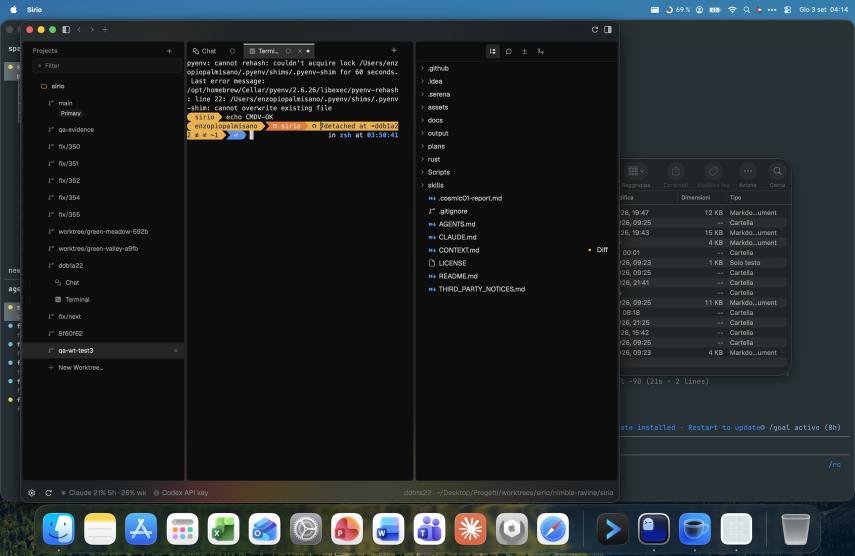
#> input picture 2026-09-02/control-state-missing-new-worktree-selected.png, 1710 x 1112 px (shown at 1/2 size)
$ python sbs.py ../2026-09-02/control-state-missing-new-worktree-selected.png ../2026-09-02/scroll-01-term1-line-ticks.png ../2026-09-02/scroll-01-term1-line-ticks.png
#> lines starting #> are read from the running program, lines starting #| are printed output that depends on the picture
#!/usr/bin/env python3
"""Side-by-side composer for reference-vs-ours comparisons.

    python3 Scripts/sbs.py REFERENCE.png OURS.png OUT.png [--label-left L] [--label-right R]

The two shots rarely have identical heights (window chrome, capture drift), so
each is pasted at its own size onto a canvas tall enough for the taller one and
left-aligned at the top. Nothing is scaled: a resized comparison hides exactly
the pixel differences this is meant to show.
"""

import sys
from PIL import Image, ImageDraw

GUTTER = 16
BAR = 24
BG = (24, 24, 27)
FG = (230, 230, 235)


def main(argv):
    if len(argv) < 4:
        print(__doc__)
        return 2
    left_path, right_path, out_path = argv[1], argv[2], argv[3]
    labels = {"--label-left": "reference", "--label-right": "ours"}
    for flag in labels:
        if flag in argv:
            labels[flag] = argv[argv.index(flag) + 1]

    left, right = Image.open(left_path), Image.open(right_path)
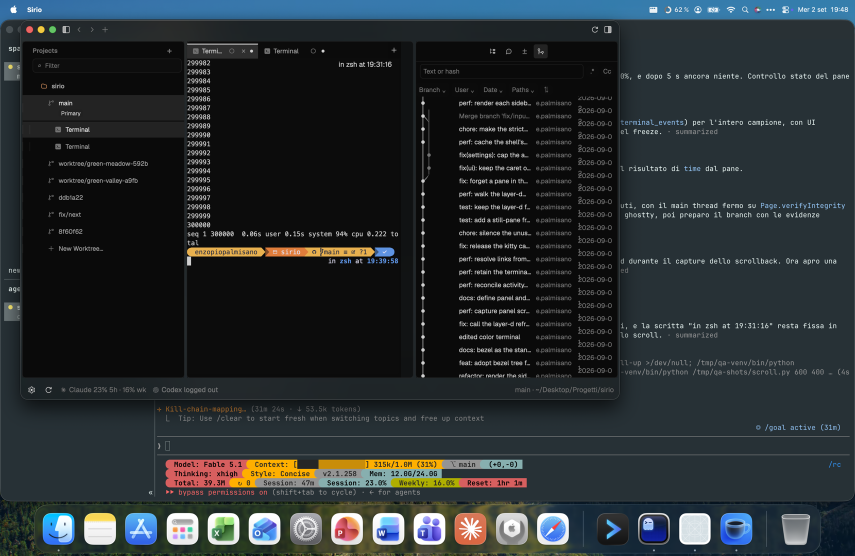
#> input picture 2026-09-02/scroll-01-term1-line-ticks.png, 1710 x 1112 px (shown at 1/2 size)
#> left is the input picture: PIL image 1710x1112 RGBA; mean R, G, B, A 33.4, 38.4, 41.1, 255
#> right is the input picture: PIL image 1710x1112 RGBA; mean R, G, B, A 39.4, 45.5, 48.2, 255
    width = left.width + GUTTER + right.width
#> width = 3436
    height = BAR + max(left.height, right.height)
#> height = 1136

    canvas = Image.new("RGB", (width, height), BG)
    canvas.paste(left, (0, BAR))
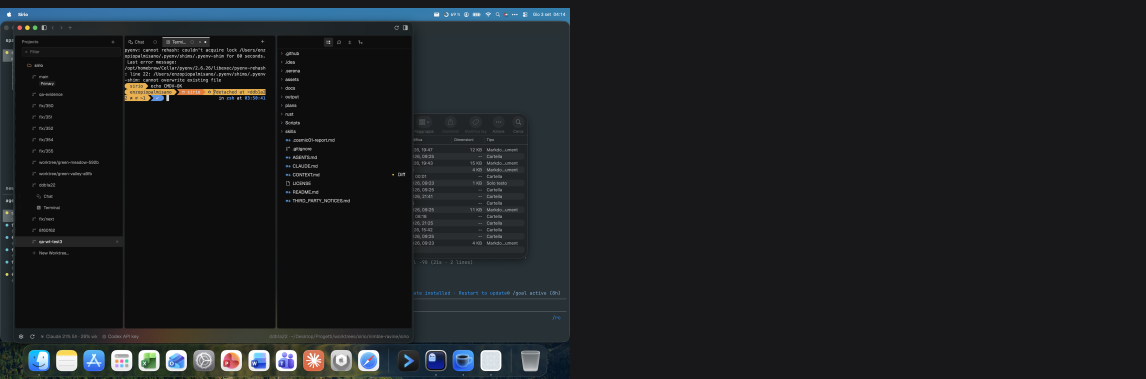
#> canvas: PIL image 3436x1136 RGB (shown at 1/3 size); mean R, G, B 28.6, 31, 33.9
    canvas.paste(right, (left.width + GUTTER, BAR))
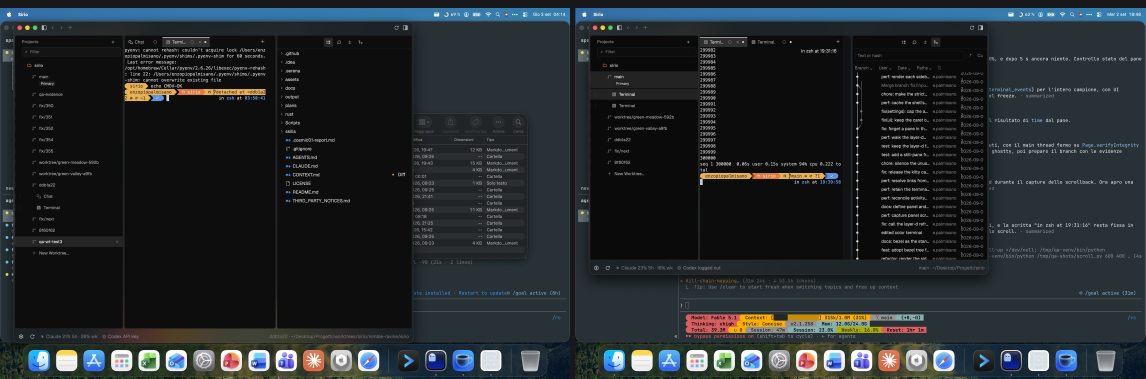
#> canvas: PIL image 3436x1136 RGB (shown at 1/3 size); mean R, G, B 36, 41.5, 44.2

    draw = ImageDraw.Draw(canvas)
    draw.text((4, 6), labels["--label-left"], fill=FG)
    draw.text((left.width + GUTTER + 4, 6), labels["--label-right"], fill=FG)
    # The seam makes it obvious where one shot ends and the other begins,
    # which matters when both are the same dark grey.
    draw.line([(left.width + GUTTER // 2, 0), (left.width + GUTTER // 2, height)], fill=(90, 90, 100))

    canvas.save(out_path)
    print(f"{out_path} {canvas.width}x{canvas.height}")
#| ../2026-09-02/scroll-01-term1-line-ticks.png 3436x1136
    return 0


if __name__ == "__main__":
    sys.exit(main(sys.argv))
#> (the program exits here)
